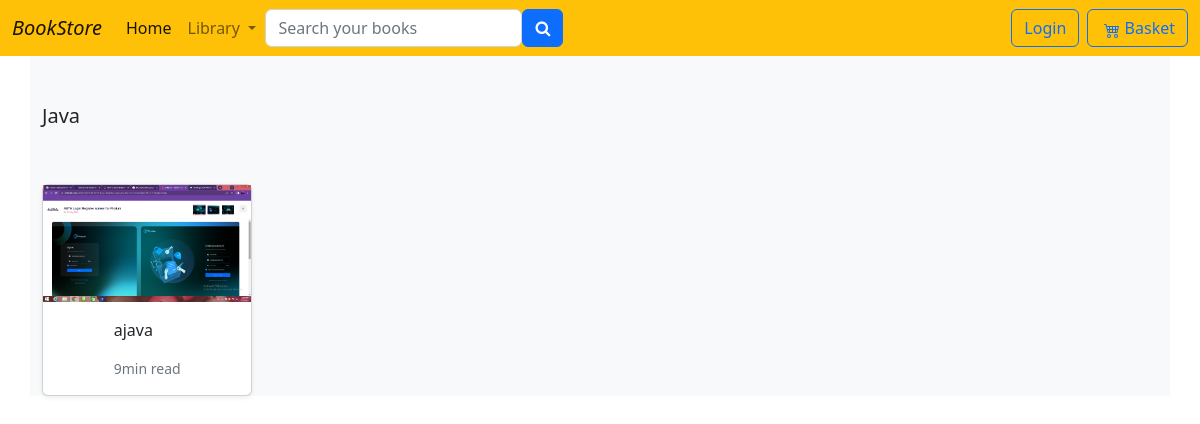
The app's page /shop/java with its own data.
### store/models.py (models this page shows, shortened)
class Category(models.Model):
    name=models.CharField(max_length=255,db_index=True)
    slug=models.SlugField(max_length=255,unique=True)
    class Meta:
        verbose_name_plural = 'categories'
    def get_absolute_url(self):
        return reverse('store:category_list',args=[self.slug])

class Product(models.Model):
    category_name = models.ForeignKey(Category, related_name='product', on_delete=models.CASCADE)
    created_by = models.ForeignKey(User,on_delete=models.CASCADE,related_name='product_creator')
    title=models.CharField(max_length=255)
    author=models. CharField(max_length=255,default='admin')
    description=models.TextField(blank=True)
    image=models.ImageField(upload_to='static/images/', default='static/images/default.jpg')
    slug=models.SlugField(max_length=255)
    price=models.DecimalField(max_digits=4,decimal_places=2)
    in_stock = models.BooleanField(default=True)
    is_active=models.BooleanField(default=True)
    created=models.DateTimeField(auto_now_add=True)
    updated=models.DateTimeField(auto_now=True)
    class Meta:
        verbose_name_plural = 'products'
        ordering=('-created',)
    def get_absolute_url(self):
        return reverse('store:product_detail',args=[self.slug])

### store/views.py (the view)
# urls.py: path('shop/<slug:category_slug>', views.category_list, name="category_list"),
def category_list(request,category_slug):
    category = get_object_or_404(Category,slug=category_slug)
    products = Product.objects.filter( category_name= category)
    return render(request, 'store/products/category.html',{'category':category,'products':products})

### basket/basket.py (called while the page is built)
    def __len__(self):
        return sum(item['qty'] for item in self.basket.values())

### basket/context_processors.py (called while the page is built)
def basket(request):
    return {'basket':Basket(request)}

### store/context_processors.py (called while the page is built)
def cateogory(request):
    return({
        'categories' : Category.objects.all()}
    )

### templates/store/products/category.html (shortened to what this page needs)
{% extends "../base.html"%}
{% load static %}
    {%block content%}
      <div class="album py-8 " >
        <div class="container bg-light">
           <div class="pb-5 h5 pt-5">{{category.name|title}}</div>
           <div class="row row-cols-1 row-cols-md-5 row-cols-md-5 g-3">
           {% for p in products %}
            <div class="col align-items-center">
                <div class="card shadow-sm align-items-center">
                  <img class="img-fluid" alt="Responsive image" src="{{ p.image.url}}">
                  <div class="card-body">
                    <p class="card-text">
                      <a class="text-dark text-decoration-none" href="{{p.get_absolute_url}}">{{p.title}}</a>
                    </p>
                    <div class="d-flex justify-content-between align-items-center">
                      <small class="text-muted">9min read</small>
                    </div>
                  </div>
                </div>
              </div>
              {% endfor%}</div>
        </div>
    </div>
    {%endblock%}

### records on screen
Category: name "Java"
Product: image (picture), title "ajava"
